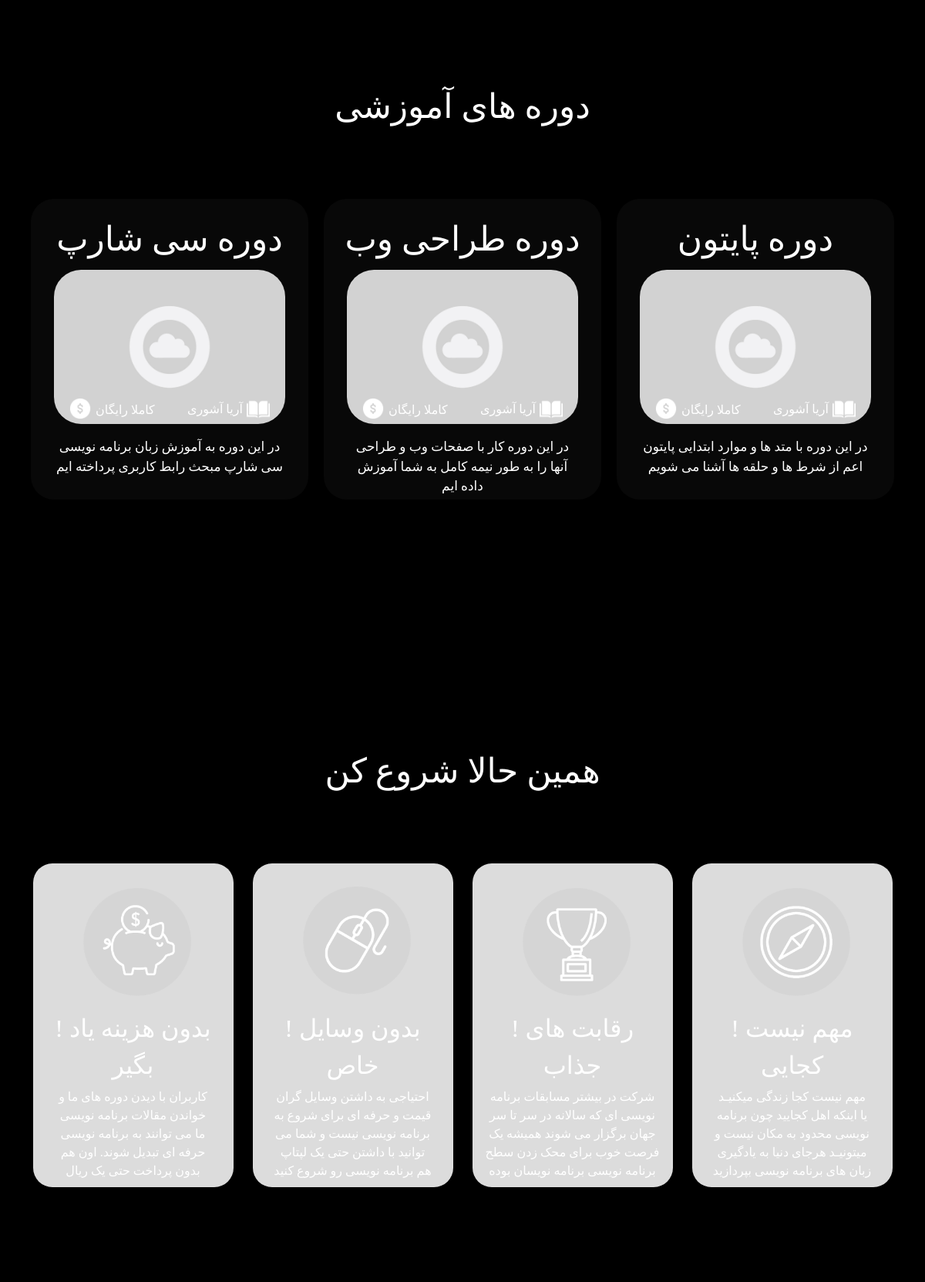
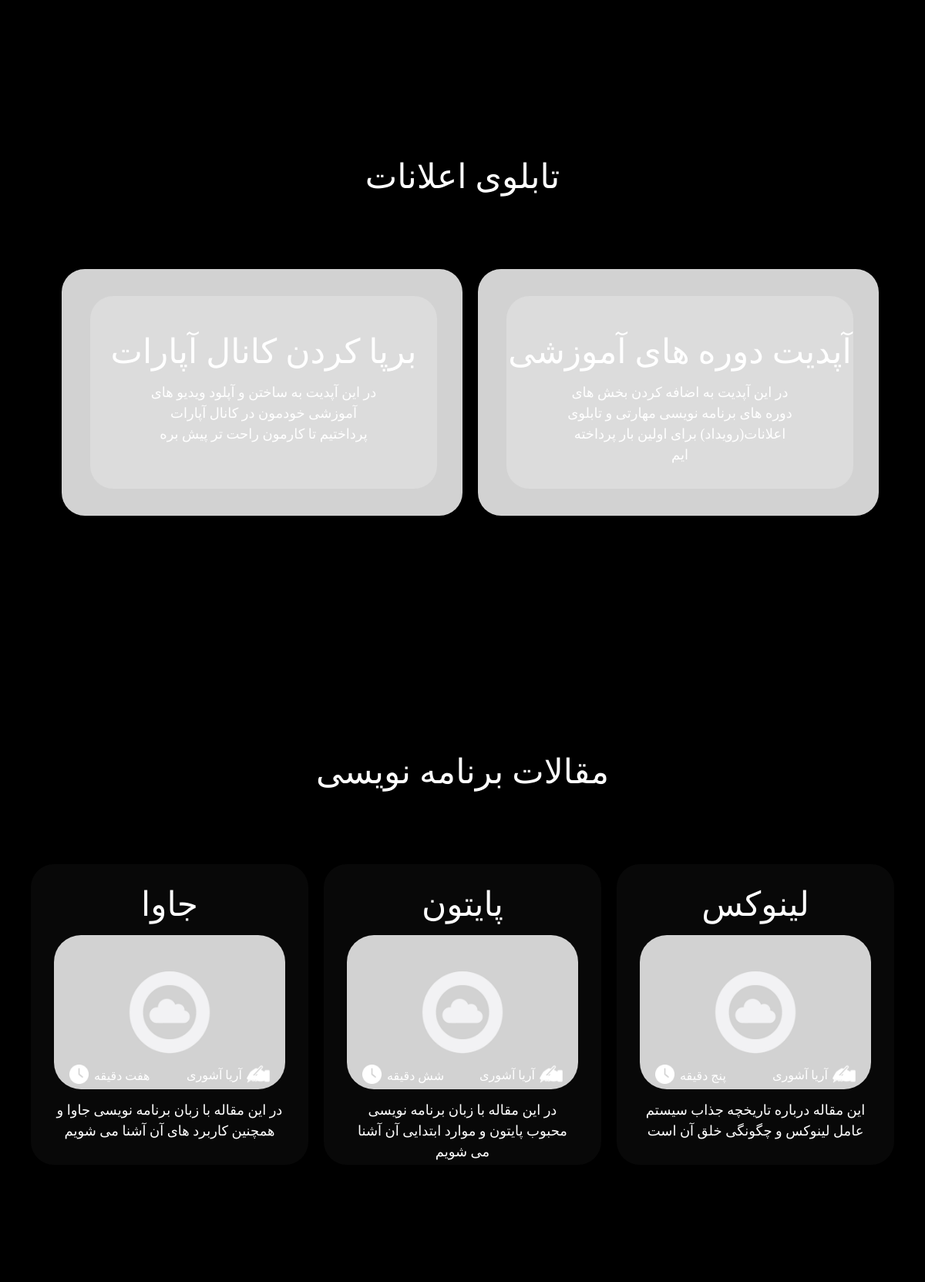
The app's page / (middle part), older data (2 pictures, top to bottom).
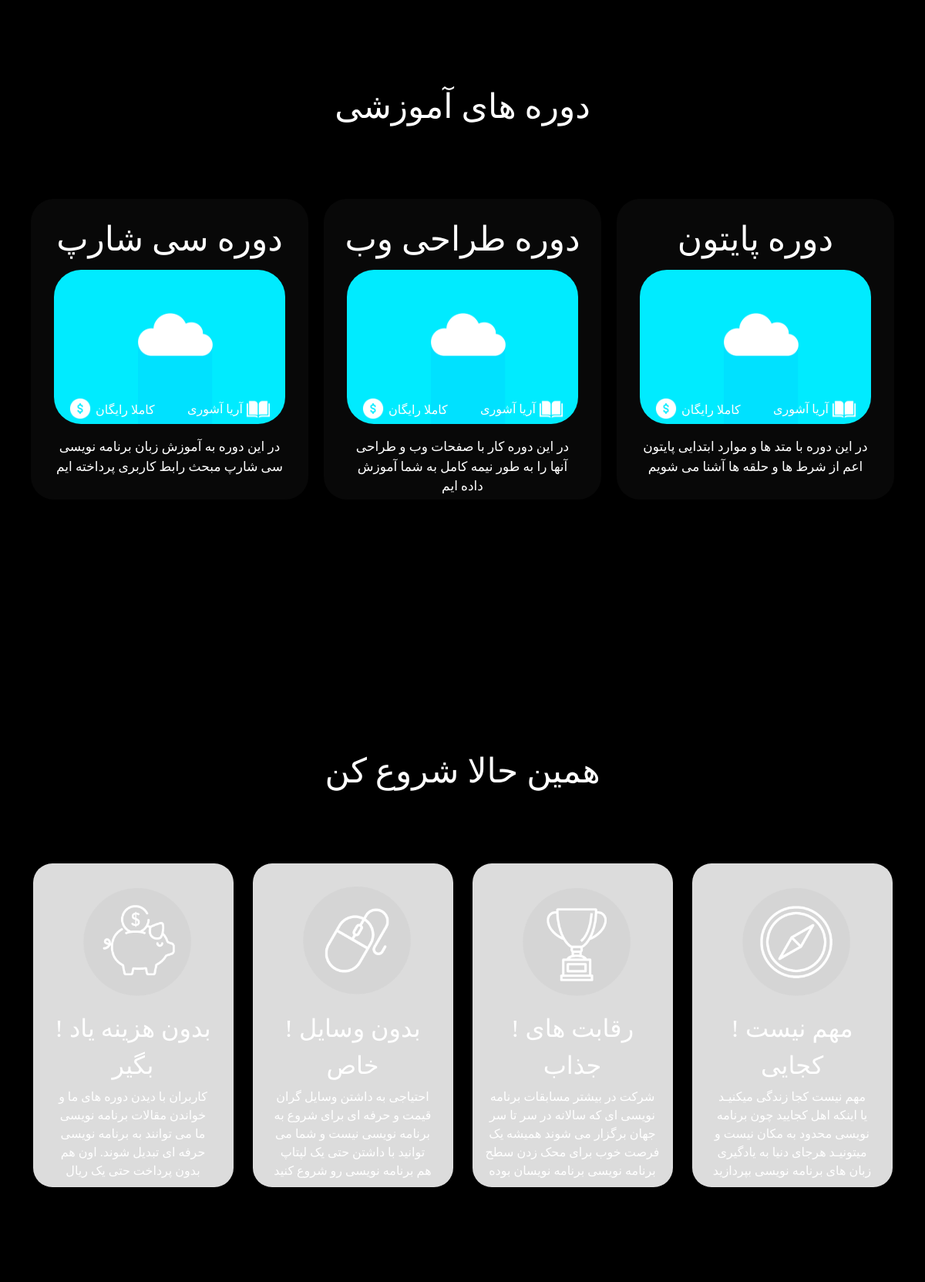
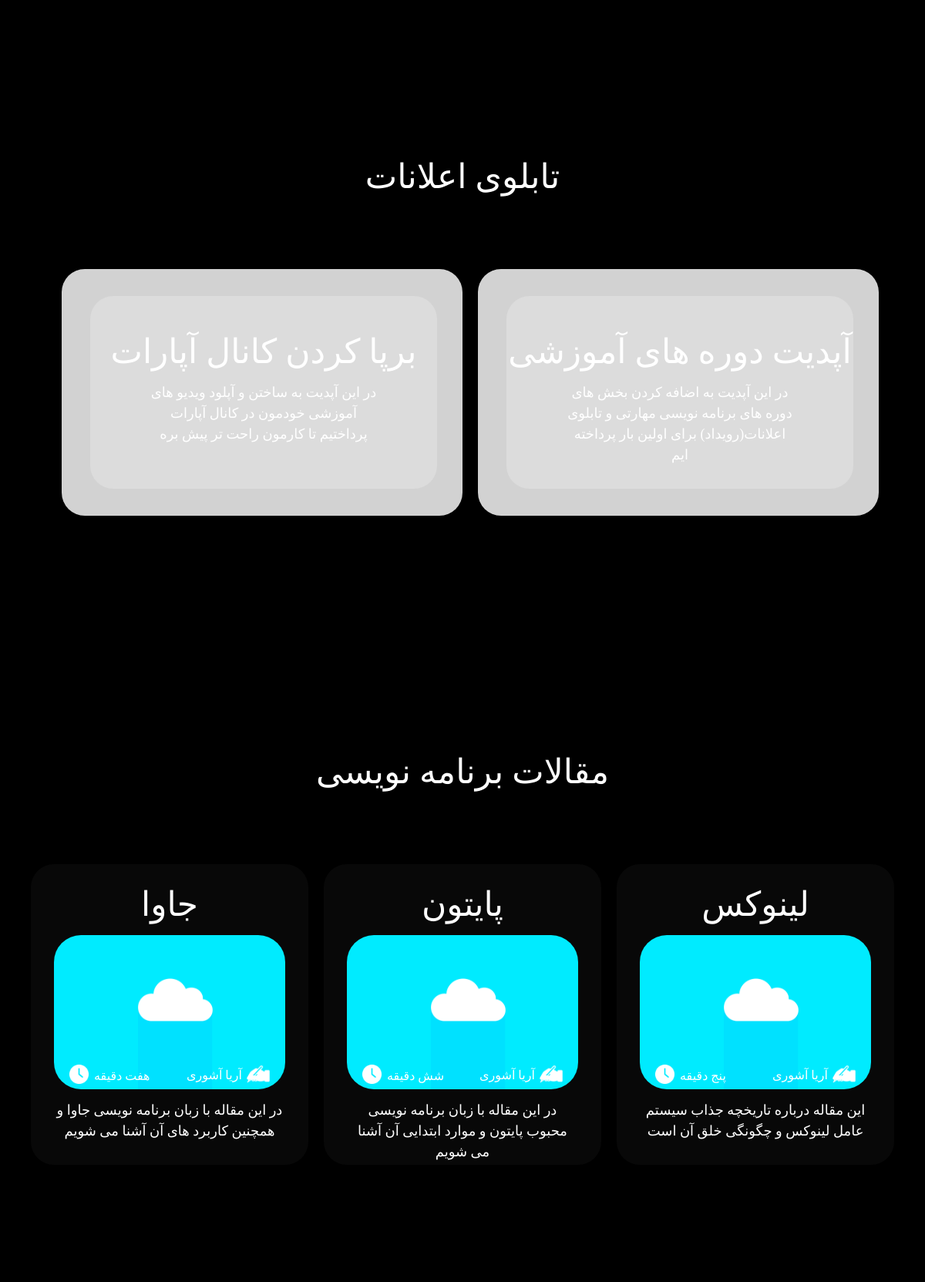
The same page, newer data (2 pictures, top to bottom).
### Branch/models.py (models this page shows, shortened)
class Course(models.Model):
	status =  (
		("d", "Draft"),
		("p", "Publish")
	)
	title = models.CharField(max_length = 20)
	sitle = models.CharField(max_length = 20, unique = True, null = True)
	slug = models.SlugField(max_length = 20, unique = True, null = True)
	teacher = models.CharField(max_length = 30, null = True)
	price = models.CharField(max_length = 20, null = True)
	preamble = models.CharField(max_length = 90, null = True)
	Date = models.CharField(max_length = 20, null = True)
	Topic = models.CharField(max_length = 20, null = True)
	thumbnail = models.ImageField(null=True, upload_to = "Images")
	Video = models.CharField(max_length = 100, null = True)
	publish = models.DateTimeField(default = timezone.now)
	created = models.DateTimeField(auto_now_add = True)
	created = models.DateTimeField(auto_now = True)
	status = models.CharField(max_length = 1, choices = status)

class Article(models.Model):
	status =  (
		("d", "Draft"),
		("p", "Publish")
	)
	title = models.CharField(max_length = 20)
	sitle = models.CharField(max_length = 20, unique = True, null = True)
	slug = models.SlugField(max_length = 20, unique = True)
	author = models.CharField(max_length = 20, null = True)
	preamble = models.CharField(max_length = 90, null = True)
	description = models.TextField(null = True, blank=True)
	Date = models.CharField(max_length = 20, null = True)
	update = models.CharField(max_length = 5, null = True)
	time = models.CharField(max_length = 20, null = True)
	thumbnail = models.ImageField(null=True, upload_to = "Images")
	publish = models.DateTimeField(default = timezone.now)
	created = models.DateTimeField(auto_now_add = True)
	created = models.DateTimeField(auto_now = True)
	status = models.CharField(max_length = 1, choices = status)

### Branch/views.py (the view)
# urls.py: path('', home, name="home"),
def home(request):
	context = {"Articles" : Article.objects.filter(status = "p").order_by("-publish")[:3],
	"Courses" : Course.objects.filter(status = "p").order_by("-publish")[:3],
	"Notifs" : Notification.objects.filter(status = "p").order_by("-publish")[:2],}
	return render(request, "home.html", context)

### Branch/templates/home.html (shortened to what the changed rows need)
{% load static %}
<!DOCTYPE html>
<html>
    <head>
        <link href="https://cdn.jsdelivr.net/npm/bootstrap@5.1.3/dist/css/bootstrap.min.css" rel="stylesheet">
        <link href="https://unpkg.com/aos@2.3.1/dist/aos.css" rel="stylesheet">
        <link rel="stylesheet" href="{% static 'css/home.css' %}">
    </head>
    <Body>
        <div data-aos="fade-up" data-aos-duration="1000" class="container" style="margin-top:50px;">
            <div class="row">
            {% for Course in Courses %}
                    <div class="col-12 col-md-4" id="base_of_advan">
                        <p style="color:white; font-size:44px; margin-top:20px; text-align:center; font-family:Aviny;">{{Course.title}}</p>
                        <div class="container" style="justify-content:center; display:flex;">
                            {% if user.is_authenticated %}
                                <a style="text-decoration:none;" href="/course/{{Course.slug}}"><img src="{{Course.thumbnail.url}}" style="width:300px; margin:-10px auto; height:200px; border-radius:35px;">
                                <img style="width:30px; height:30px; margin-top:-45px; margin-left:250px;" src="{% static 'img/Article icon/Teacher.png' %}">
                                <img style="width:28px; height:28px; margin-top:-95px; margin-left:20px;" src="{% static 'img/Article icon/Price.png' %}"></a>
                            {% else %}
                                <a style="text-decoration:none;" href="/course/{{Course.slug}}"><img src="{{Course.thumbnail.url}}" style="width:300px; margin:-10px auto; height:200px; border-radius:35px;">
                                <img style="width:30px; height:30px; margin-top:-45px; margin-left:250px;" src="{% static 'img/Article icon/Teacher.png' %}">
                                <img style="width:28px; height:28px; margin-top:-95px; margin-left:20px;" src="{% static 'img/Article icon/Price.png' %}"></a>
                            {% endif %}
                        </div>
                        <p style="color:white; font-family:Vazir; font-size:16px; margin-top:-69px; margin-left:191px">{{Course.teacher}}</p>
                        <p style="color:white; font-family:Vazir; font-size:16px; margin-top:-39px; margin-left:72px">{{Course.price}}</p>
                        <div style="margin:23px auto; font-weight:100; text-align:center; background-color:none; height:80px; width:300px; font-family:Vazir; font-size:17px; color:white;">{{Course.preamble}}</div>
                    </div>
            {% endfor %}
            </div>
        </div>
        <div data-aos="fade-up" data-aos-duration="1000" class="container" style="margin-top:50px;">
            <div class="row">
            {% for Article in Articles %}
                    <div class="col-12 col-md-4" id="base_of_advan">
                        <p style="color:white; font-size:44px; margin-top:20px; text-align:center; font-family:Aviny;">{{Article.title}}</p>
                        <div class="container" style="justify-content:center; display:flex;">
                                <a style="text-decoration:none;" href="/blog/{{Article.slug}}"><img src="{{Article.thumbnail.url}}" style="width:300px; margin:-10px auto; height:200px;border-radius:35px;">
                                <img style="width:30px; height:30px; margin-top:-46px; margin-left:250px;" src="{% static 'img/Article icon/Author.png' %}">
                                <img style="width:25px; height:25px; margin-top:-95px; margin-left:20px;" src="{% static 'img/Article icon/Time.png' %}"></a>
                        </div>
                        <p style="color:white; font-family:Vazir; font-size:16px; margin-top:-67px; margin-left:70px">{{Article.time}}</p>
                        <p style="color:white; font-family:Vazir; font-size:16px; margin-top:-41px; margin-left:190px">{{Article.author}}</p>
                        <div style="margin:20px auto; font-weight:100; text-align:center; background-color:none; height:80px; width:300px; font-family:Vazir; font-size:18px; color:white;">{{Article.preamble}}</div>
                    </div>
            {% endfor %}
            </div>
        </div>
    </Body>
</html>

Row changes from the older to the newer data that the page shows:
changed Course "دوره سی شارپ": thumbnail: a different picture
changed Course "دوره طراحی وب": thumbnail: a different picture
changed Course "دوره پایتون": thumbnail: a different picture
changed Article "جاوا": thumbnail: a different picture
changed Article "پایتون": thumbnail: a different picture
changed Article "لینوکس": thumbnail: a different picture
